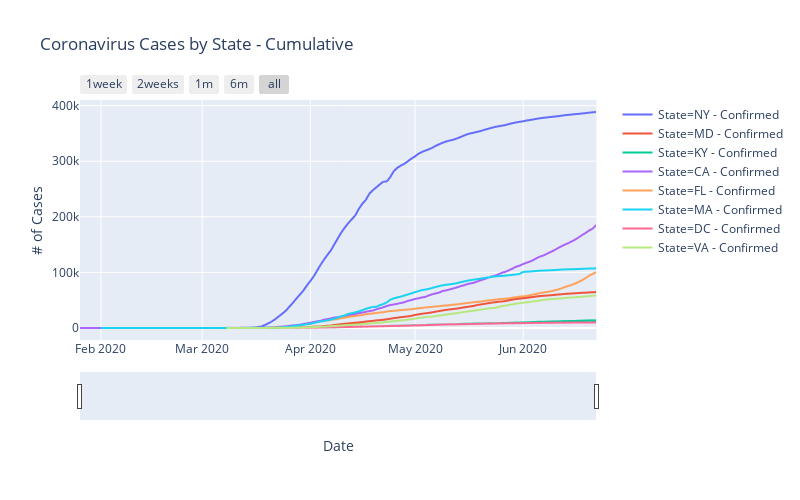

Notebook code for this chart:
### Code cell
## Using Function
pfig = plot_states(df,['NY','MD','KY','CA','FL','MA','DC','VA'],
                  plot_cols=['Confirmed'],plot_scatter=False)#,new_only=True)#,df_only=True)
pfig

### Figure 1 — Plotly figure (JSON) as saved in the notebook; plotly's stock layout.template omitted (floating-point values rounded to 4 significant figures; data arrays with more than 128 entries replaced by an {"elided": "..."} marker saying what was removed)
{"data": [{"hoverlabel": {"namelength": 0}, "hovertemplate": "State=NY - Confirmed<br>Date=%{x}<br># of Cases=%{y}", "legendgroup": "State=NY - Confirmed", "line": {"color": "#636efa", "dash": "solid"}, "mode": "lines", "name": "State=NY - Confirmed", "showlegend": true, "type": "scattergl", "x": {"elided": "149 str values"}, "xaxis": "x", "y": {"elided": "149 int values"}, "yaxis": "y"}, {"hoverlabel": {"namelength": 0}, "hovertemplate": "State=MD - Confirmed<br>Date=%{x}<br># of Cases=%{y}", "legendgroup": "State=MD - Confirmed", "line": {"color": "#EF553B", "dash": "solid"}, "mode": "lines", "name": "State=MD - Confirmed", "showlegend": true, "type": "scattergl", "x": {"elided": "149 str values"}, "xaxis": "x", "y": {"elided": "149 int values"}, "yaxis": "y"}, {"hoverlabel": {"namelength": 0}, "hovertemplate": "State=KY - Confirmed<br>Date=%{x}<br># of Cases=%{y}", "legendgroup": "State=KY - Confirmed", "line": {"color": "#00cc96", "dash": "solid"}, "mode": "lines", "name": "State=KY - Confirmed", "showlegend": true, "type": "scattergl", "x": {"elided": "149 str values"}, "xaxis": "x", "y": {"elided": "149 int values"}, "yaxis": "y"}, {"hoverlabel": {"namelength": 0}, "hovertemplate": "State=CA - Confirmed<br>Date=%{x}<br># of Cases=%{y}", "legendgroup": "State=CA - Confirmed", "line": {"color": "#ab63fa", "dash": "solid"}, "mode": "lines", "name": "State=CA - Confirmed", "showlegend": true, "type": "scattergl", "x": {"elided": "149 str values"}, "xaxis": "x", "y": {"elided": "149 int values"}, "yaxis": "y"}, {"hoverlabel": {"namelength": 0}, "hovertemplate": "State=FL - Confirmed<br>Date=%{x}<br># of Cases=%{y}", "legendgroup": "State=FL - Confirmed", "line": {"color": "#FFA15A", "dash": "solid"}, "mode": "lines", "name": "State=FL - Confirmed", "showlegend": true, "type": "scattergl", "x": {"elided": "149 str values"}, "xaxis": "x", "y": {"elided": "149 int values"}, "yaxis": "y"}, {"hoverlabel": {"namelength": 0}, "hovertemplate": "State=MA - Confirmed<br>Date=%{x}<br># of Cases=%{y}", "legendgroup": "State=MA - Confirmed", "line": {"color": "#19d3f3", "dash": "solid"}, "mode": "lines", "name": "State=MA - Confirmed", "showlegend": true, "type": "scattergl", "x": {"elided": "149 str values"}, "xaxis": "x", "y": {"elided": "149 int values"}, "yaxis": "y"}, {"hoverlabel": {"namelength": 0}, "hovertemplate": "State=DC - Confirmed<br>Date=%{x}<br># of Cases=%{y}", "legendgroup": "State=DC - Confirmed", "line": {"color": "#FF6692", "dash": "solid"}, "mode": "lines", "name": "State=DC - Confirmed", "showlegend": true, "type": "scattergl", "x": {"elided": "149 str values"}, "xaxis": "x", "y": {"elided": "149 int values"}, "yaxis": "y"}, {"hoverlabel": {"namelength": 0}, "hovertemplate": "State=VA - Confirmed<br>Date=%{x}<br># of Cases=%{y}", "legendgroup": "State=VA - Confirmed", "line": {"color": "#B6E880", "dash": "solid"}, "mode": "lines", "name": "State=VA - Confirmed", "showlegend": true, "type": "scattergl", "x": {"elided": "149 str values"}, "xaxis": "x", "y": {"elided": "149 int values"}, "yaxis": "y"}], "layout": {"height": 500, "legend": {"tracegroupgap": 0}, "title": {"text": "Coronavirus Cases by State - Cumulative"}, "width": 800, "xaxis": {"anchor": "y", "domain": [0, 0.98], "rangeselector": {"buttons": [{"count": 7, "label": "1week", "step": "day", "stepmode": "backward"}, {"count": 14, "label": "2weeks", "step": "day", "stepmode": "backward"}, {"count": 1, "label": "1m", "step": "month", "stepmode": "backward"}, {"count": 6, "label": "6m", "step": "month", "stepmode": "backward"}, {"step": "all"}]}, "rangeslider": {"visible": true}, "title": {"text": "Date"}, "type": "date"}, "yaxis": {"anchor": "x", "domain": [0, 1], "title": {"text": "# of Cases"}}}}
